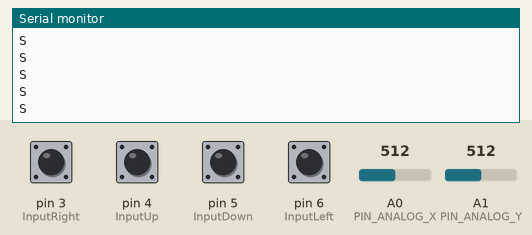
A sketch run on a simulated Arduino Uno, built with avr-gcc and run on an emulated ATmega328P. Shown: the last lines printed to the serial monitor. Inputs (shaded band) come from the test bench; at power-on: pin 3 (InputRight), pin 4 (InputUp), pin 5 (InputDown), pin 6 (InputLeft) HIGH, A1 (PIN_ANALOG_Y) = 512, A0 (PIN_ANALOG_X) = 512.

Above: at 1.2 s.
1.3 s: A1 (PIN_ANALOG_Y) set to 493
At 1.31 s:
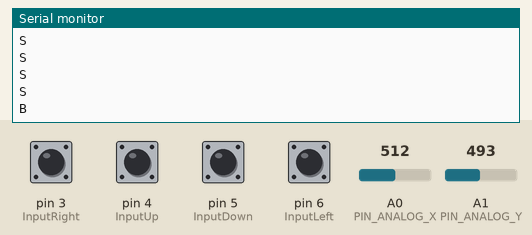
3.2 s: A0 (PIN_ANALOG_X) set to 321
At 3.22 s:
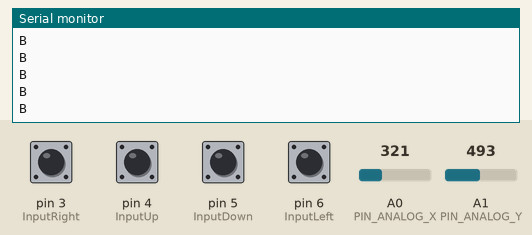
4.7 s: A0 (PIN_ANALOG_X) set to 292
At 4.72 s:
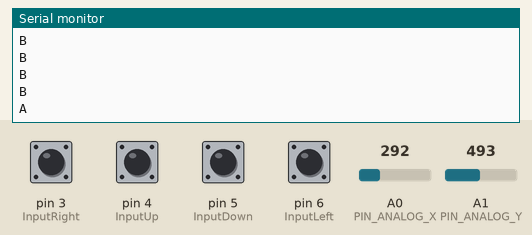

The sketch:

Robot_Code_TX.ino
```cpp
//Transmitter

#include <Servo.h>

int pos1 = 0; // initialise positions for servo 1
int pos2 = 180; // initialise positions for servo 2

const byte PIN_ANALOG_X = 0; // initialise x axis pin
const byte PIN_ANALOG_Y = 1; // initialise y axis pin

char InputRight=3, InputUp=4, InputDown=5, InputLeft=6; // set pins for buttons

void setup()
{
  Serial.begin(9600); // start serial comm.

  // Set all four input buttons

  pinMode(InputRight, INPUT);
  digitalWrite(InputRight, HIGH);
  pinMode(InputUp, INPUT);
  digitalWrite(InputUp, HIGH);
  pinMode(InputDown, INPUT);
  digitalWrite(InputDown, HIGH);
  pinMode(InputLeft, INPUT);
  digitalWrite(InputLeft, HIGH);
}

void loop()
{
  servoControl();
  motorControl();
  delay(100);
}

void servoControl()
{
  if(digitalRead(InputRight) == LOW)
  {
    pos1 = pos1 + 30; // Increment servo 1 value by 30°
    if (pos1>179) { pos1 = 179; } // sets the upper limit for servo 1
    Serial.write(map(pos1,0,359,0,255)); // send servo 1 value out as a byte
  }
  if(digitalRead(InputLeft) == LOW)
  {
    pos1 = pos1 - 30; // Decrement servo 1 value by 30°
    if (pos1<0) { pos1 = 0; } // sets the lower limit for servo 1
    Serial.write(map(pos1,0,359,0,255)); // send servo 1 value out as a byte
  }
  if(digitalRead(InputUp) == LOW)
  {
    pos2 = pos2 + 30; // Increment servo 2 value by 30°
    if (pos2>359) { pos2 = 359; } // Set the upper limit for servo 2
    Serial.write(map(pos2,0,359,0,255));  // send servo 2 value out as a byte
  }
  if(digitalRead(InputDown) == LOW)
  {
    pos2 = pos2 - 30; // Decrement servo 2 value by 30°
    if (pos2<180) { pos2 = 180; } // Set the upper limit for servo 2
    Serial.write(map(pos2,0,359,0,255)); // send servo 2 value out as a byte
  }
}


void motorControl()
{
  int throttle = 0; // create throttle variable for y axis
  throttle = analogRead(PIN_ANALOG_Y); // read from y axis pin
  throttle = map(throttle, 0, 1023, -127, 127); // map values within motor speed values
  int Direct = 0; // create direct variable for x axis
  Direct = analogRead(PIN_ANALOG_X); // read from x axis pin
  Direct = map(Direct, 0, 1023, -127, 127); // map values within motor speed values

  if(throttle>0 && (Direct >= -50 && Direct <= 50))  /*FORWARDS*/
  {Serial.println("F");}

  else if(throttle<0 && (Direct >= -50 && Direct <= 50))  /*BACKWARDS*/
  {Serial.println("B");}

  else if (Direct<-50 && throttle>=0)  /*LEFT*/
  {Serial.println("L");}

  else if (Direct>50 && throttle>=0)  /*RIGHT*/
  {Serial.println("R");}

  else if (Direct<-50 && throttle<0)  /*LEFT BACKWARDS*/
  {Serial.println("A");}

  else if (Direct>50 && throttle<0)   /*RIGHT BACKWARDS*/
  {Serial.println("D");}

  else  /*STATIONARY*/
  {Serial.println("S");}
}
```

Measured:
- the behaviour switches between 512 and 511 on A1 (PIN_ANALOG_Y) (found by bisection; images 0 and 1)
- the behaviour switches between 311 and 310 on A0 (PIN_ANALOG_X) (found by bisection; images 2 and 3)
- after the input at 1.3 s, the serial monitor: prints a new line at once (image 1)
- after the input at 4.7 s, the serial monitor: prints a new line at once (image 3)
